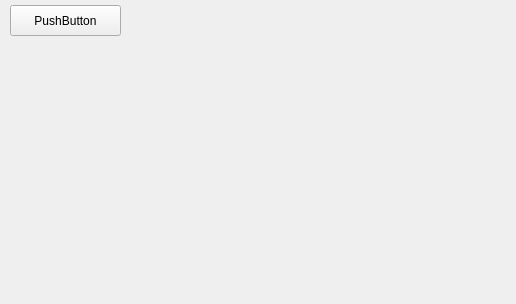
<?xml version="1.0" encoding="UTF-8"?>
<ui version="4.0">
 <class>QAuctionTable</class>
 <widget class="QMainWindow" name="QAuctionTable">
  <property name="geometry">
   <rect>
    <x>0</x>
    <y>0</y>
    <width>516</width>
    <height>304</height>
   </rect>
  </property>
  <property name="windowTitle">
   <string>MainWindow</string>
  </property>
  <widget class="QWidget" name="centralwidget">
   <widget class="QWidget" name="widget" native="true">
    <property name="geometry">
     <rect>
      <x>0</x>
      <y>0</y>
      <width>511</width>
      <height>41</height>
     </rect>
    </property>
    <widget class="QPushButton" name="pushButton">
     <property name="geometry">
      <rect>
       <x>10</x>
       <y>5</y>
       <width>111</width>
       <height>31</height>
      </rect>
     </property>
     <property name="text">
      <string>PushButton</string>
     </property>
    </widget>
   </widget>
  </widget>
 </widget>
 <resources/>
 <connections/>
</ui>
